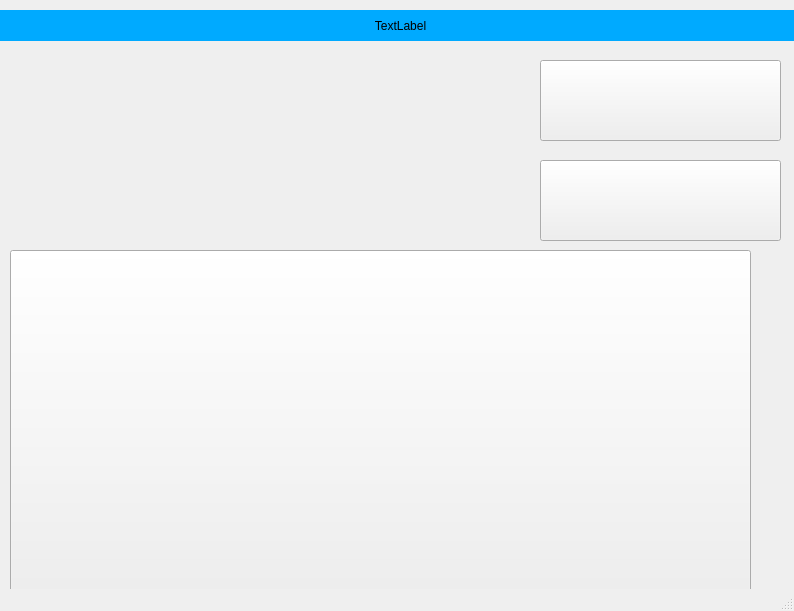
<?xml version="1.0" encoding="UTF-8"?>
<ui version="4.0">
 <class>MainWindow</class>
 <widget class="QMainWindow" name="MainWindow">
  <property name="geometry">
   <rect>
    <x>0</x>
    <y>0</y>
    <width>794</width>
    <height>611</height>
   </rect>
  </property>
  <property name="sizePolicy">
   <sizepolicy hsizetype="Fixed" vsizetype="Fixed">
    <horstretch>0</horstretch>
    <verstretch>0</verstretch>
   </sizepolicy>
  </property>
  <property name="maximumSize">
   <size>
    <width>1000</width>
    <height>16777215</height>
   </size>
  </property>
  <property name="cursor">
   <cursorShape>PointingHandCursor</cursorShape>
  </property>
  <property name="windowTitle">
   <string>Mabuhay Flights</string>
  </property>
  <property name="autoFillBackground">
   <bool>true</bool>
  </property>
  <property name="styleSheet">
   <string notr="true">#centralwidget{border-image: url(:/new/prefix1/presentation kineme.jpg);}</string>
  </property>
  <property name="documentMode">
   <bool>false</bool>
  </property>
  <property name="tabShape">
   <enum>QTabWidget::Triangular</enum>
  </property>
  <property name="dockNestingEnabled">
   <bool>true</bool>
  </property>
  <widget class="QWidget" name="centralwidget">
   <widget class="QPushButton" name="BookFlights">
    <property name="geometry">
     <rect>
      <x>540</x>
      <y>60</y>
      <width>241</width>
      <height>81</height>
     </rect>
    </property>
    <property name="styleSheet">
     <string notr="true">border-image: url(:/pix/MABUHAY FLIGHTS/book.png);</string>
    </property>
    <property name="text">
     <string/>
    </property>
   </widget>
   <widget class="QPushButton" name="ShowFlights">
    <property name="geometry">
     <rect>
      <x>540</x>
      <y>160</y>
      <width>241</width>
      <height>81</height>
     </rect>
    </property>
    <property name="styleSheet">
     <string notr="true">border-image: url(:/pix/MABUHAY FLIGHTS/show.png);</string>
    </property>
    <property name="text">
     <string/>
    </property>
   </widget>
   <widget class="QPushButton" name="admin">
    <property name="geometry">
     <rect>
      <x>10</x>
      <y>250</y>
      <width>741</width>
      <height>351</height>
     </rect>
    </property>
    <property name="styleSheet">
     <string notr="true">border-image: url(:/pix/MABUHAY FLIGHTS/presentation kineme.png);</string>
    </property>
    <property name="text">
     <string/>
    </property>
   </widget>
   <widget class="QLabel" name="timeanddate">
    <property name="geometry">
     <rect>
      <x>0</x>
      <y>10</y>
      <width>801</width>
      <height>31</height>
     </rect>
    </property>
    <property name="sizePolicy">
     <sizepolicy hsizetype="Fixed" vsizetype="Fixed">
      <horstretch>0</horstretch>
      <verstretch>0</verstretch>
     </sizepolicy>
    </property>
    <property name="styleSheet">
     <string notr="true">font: 700 italic 10pt &quot;Segoe UI&quot;;
background-color: rgb(0, 170, 255);
color: rgb(0, 0, 0);</string>
    </property>
    <property name="lineWidth">
     <number>13</number>
    </property>
    <property name="text">
     <string>TextLabel</string>
    </property>
    <property name="alignment">
     <set>Qt::AlignCenter</set>
    </property>
   </widget>
  </widget>
  <widget class="QMenuBar" name="menubar">
   <property name="geometry">
    <rect>
     <x>0</x>
     <y>0</y>
     <width>794</width>
     <height>21</height>
    </rect>
   </property>
  </widget>
  <widget class="QStatusBar" name="statusbar"/>
 </widget>
 <resources/>
 <connections/>
</ui>
